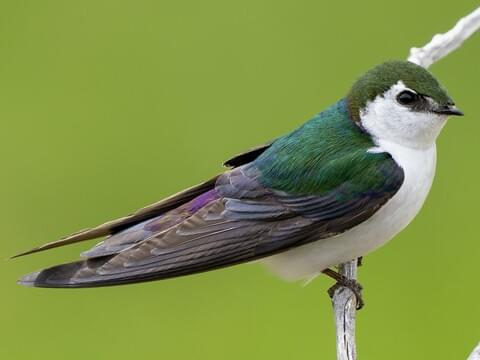
#> input picture Image Processing/Project 5/bird.jpg, 480 x 360 px
$ python submission.py
#> lines starting #> are read from the running program, lines starting #| are printed output that depends on the picture
'''
###### DO NOT EDIT ######
(Scroll down for start of the assignment)

# MATLAB Code:
# Alexey S. Sokolov a.k.a. nICKEL, Moscow, Russia
# June 2007
# alex.nickel@gmail.com

Zig-zag section
'''

import numpy as np

# Zigzag scan of a matrix

# --INPUT--
# Argument: 2D matrix of any size, not strictly square

# --OUTPUT--
# Returns: 1-by-(m*n) array, where input matrix is m*n

def zigzag(input):
    #initializing the variables
    #----------------------------------
    h = 0
    v = 0

    vmin = 0
    hmin = 0

    vmax = input.shape[0]
    hmax = input.shape[1]

    #print(vmax ,hmax )

    i = 0

    output = np.zeros(( vmax * hmax))
    #----------------------------------

    while ((v < vmax) and (h < hmax)):

        if ((h + v) % 2) == 0:                 # going up

            if (v == vmin):
                #print(1)
                output[i] = input[v, h]        # if we got to the first line

                if (h == hmax):
                    v = v + 1
                else:
                    h = h + 1

                i = i + 1

            elif ((h == hmax -1 ) and (v < vmax)):   # if we got to the last column
                #print(2)
                output[i] = input[v, h]
                v = v + 1
                i = i + 1

            elif ((v > vmin) and (h < hmax -1 )):    # all other cases
                #print(3)
                output[i] = input[v, h]
                v = v - 1
                h = h + 1
                i = i + 1


        else:                                    # going down

            if ((v == vmax -1) and (h <= hmax -1)):       # if we got to the last line
                #print(4)
                output[i] = input[v, h]
                h = h + 1
                i = i + 1

            elif (h == hmin):                  # if we got to the first column
                #print(5)
                output[i] = input[v, h]

                if (v == vmax -1):
                    h = h + 1
                else:
                    v = v + 1

                i = i + 1

            elif ((v < vmax -1) and (h > hmin)):     # all other cases
                #print(6)
                output[i] = input[v, h]
                v = v + 1
                h = h - 1
                i = i + 1


        if ((v == vmax-1) and (h == hmax-1)):          # bottom right element
            #print(7)
            output[i] = input[v, h]
            break

    #print ('v:',v,', h:',h,', i:',i)
    return output


# Inverse zigzag scan of a matrix

# --INPUT--
# Argument: 1-by-m*n array, m & n are vertical & horizontal sizes of output matrix

# --OUTPUT--
# Returns: a 2D matrix of defined sizes with input array items gathered by zigzag

def inverse_zigzag(input, vmax, hmax):

    #print input.shape

    # initializing the variables
    #----------------------------------
    h = 0
    v = 0

    vmin = 0
    hmin = 0

    output = np.zeros((vmax, hmax))

    i = 0
    #----------------------------------

    while ((v < vmax) and (h < hmax)):
        #print ('v:',v,', h:',h,', i:',i)
        if ((h + v) % 2) == 0:                 # going up

            if (v == vmin):
                #print(1)

                output[v, h] = input[i]        # if we got to the first line

                if (h == hmax):
                    v = v + 1
                else:
                    h = h + 1

                i = i + 1

            elif ((h == hmax -1 ) and (v < vmax)):   # if we got to the last column
                #print(2)
                output[v, h] = input[i]
                v = v + 1
                i = i + 1

            elif ((v > vmin) and (h < hmax -1 )):    # all other cases
                #print(3)
                output[v, h] = input[i]
                v = v - 1
                h = h + 1
                i = i + 1


        else:                                    # going down

            if ((v == vmax -1) and (h <= hmax -1)):       # if we got to the last line
                #print(4)
                output[v, h] = input[i]
                h = h + 1
                i = i + 1

            elif (h == hmin):                  # if we got to the first column
                #print(5)
                output[v, h] = input[i]
                if (v == vmax -1):
                    h = h + 1
                else:
                    v = v + 1
                i = i + 1

            elif((v < vmax -1) and (h > hmin)):     # all other cases
                output[v, h] = input[i]
                v = v + 1
                h = h - 1
                i = i + 1


        if ((v == vmax-1) and (h == hmax-1)):          # bottom right element
            #print(7)
            output[v, h] = input[i]
            break


    return output


'''
######
Assignment 5 starts here
######
'''

def part1_encoder():
	# JPEG encoding

    import numpy as np
    import matplotlib.pyplot as plt
    from skimage import io, color
    from scipy.fftpack import dct,idct

    # NOTE: Defining block size
    block_size = 8

    # TODO: Read image using skimage.io
    ###### Your code here ######
    img = io.imread('bird.jpg')
#> img is the input picture: shape (360, 480, 3); mean R, G, B 127.9, 145.9, 72

    plt.imshow(img)
    plt.title('input image (RGB)')
    plt.axis('off')
    plt.show()

    # TODO: Convert the image from RGB space to YCbCr space
    img = color.rgb2ycbcr(img)
#> img: shape (360, 480, 3) float64; mean of channels 0, 1, 2 129.5, 98.2, 125.4

    plt.imshow(np.uint8(img))
    plt.title('input image (YCbCr)')
    plt.axis('off')
    plt.show()
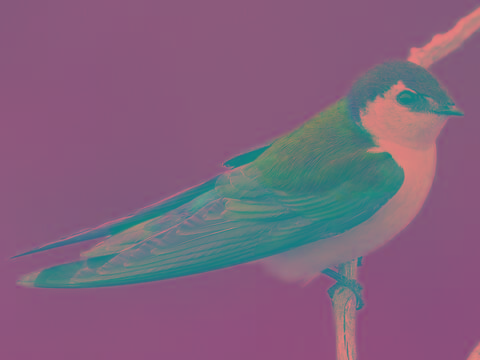
#> shown: shape (360, 480, 3); mean R, G, B 128.9, 97.7, 125

    '''
    Interesting property: Separability

    The separability property refers to the fact that a 2D DCT can be computed as the product of two 1D DCTs
    applied along each dimension of the data independently. This means that a 2D DCT can be computed much more
    efficiently as two 1D DCTs instead of directly computing the 2D transform.
    '''

    # TODO: Function to compute 2D Discrete Cosine Transform (DCT)
    # Apply DCT with type 2 and 'ortho' norm parameters

    def dct2D(x):
        ###### Your code here ######
        # return result

        return dct(dct(x, axis=0, norm='ortho'), axis=1, norm='ortho')


    # TODO: Get size of image
    ###### Your code here ######
    h, w, c = img.shape
#> h = 360; w = 480; c = 3

    # TODO: Compute number of blocks (of size 8-by-8), cast the numbers to int

    nbh = int(np.ceil(h / block_size )) # (number of blocks in height)
#> nbh = 45
    nbw = int(np.ceil(w / block_size )) # (number of blocks in width)
#> nbw = 60


    # TODO: (If necessary) Pad the image, get size of padded image
    H = nbh * block_size  # height of padded image
#> H = 360
    W = nbw * block_size  # width of padded image
#> W = 480

    # TODO: Create a numpy zero matrix with size of H,W,3 called padded img
    padded_img = np.zeros((H, W, c))

    # TODO: Copy the values of img into padded_img[0:h,0:w,:]
    padded_img[0:h, 0:w, :] = img

    # TODO: Display padded image
    plt.imshow(np.uint8(padded_img))
    plt.title('Padded image (YCbCr)')
    plt.axis('off')
    plt.show()


    # TODO: Create the quantization matrix
    # Refer to this https://www.sciencedirect.com/science/article/pii/S1742287608000285#:~:text=In%20the%20quantization%20stage%2C%20the,range%20from%200%20to%2065%2C535.&text=A%20lower%20number%20means%20that,higher%20quality%20image%20should%20result.
    # Use Fig. 1 as your quantization tables (1 table for Y channel and 1 table for Cb and Cr channels)

    # quantization table for Y channels
    quantization_matrix_Y = np.array([
        [16, 11, 10, 16, 24, 40, 51, 61],
        [12, 12, 14, 19, 26, 58, 60, 55],
        [14, 13, 16, 24, 40, 57, 69, 56],
        [14, 17, 22, 29, 51, 87, 80, 62],
        [18, 22, 37, 56, 68, 109, 103, 77],
        [24, 35, 55, 64, 81, 104, 113, 92],
        [49, 64, 78, 87, 103, 121, 120, 101],
        [72, 92, 95, 98, 112, 100, 103, 99]
    ])

    # quantization table for Cb and Cr channels
    quantization_matrix_CbCr = np.array([
        [17, 18, 24, 47, 99, 99, 99, 99],
        [18, 21, 26, 66, 99, 99, 99, 99],
        [24, 26, 56, 99, 99, 99, 99, 99],
        [47, 66, 99, 99, 99, 99, 99, 99],
        [99, 99, 99, 99, 99, 99, 99, 99],
        [99, 99, 99, 99, 99, 99, 99, 99],
        [99, 99, 99, 99, 99, 99, 99, 99],
        [99, 99, 99, 99, 99, 99, 99, 99]
    ])

    # TODO: Initialize variables for compression calculations (only for the Y channel)
    non_zero_before = 0  # Count of non-zero DCT coefficients before quantization
    non_zero_after = 0  # Count of non-zero DCT coefficients after quantization
    size_before = 0
    size_after = 0

    # NOTE: Iterate over blocks
    for i in range(nbh):

        # Compute start and end row indices of the block
        row_ind_1 = i * block_size
        row_ind_2 = row_ind_1 + block_size

        for j in range(nbw):

            # Compute start and end column indices of the block
            col_ind_1 = j * block_size
            col_ind_2 = col_ind_1 + block_size

            # TODO: Select current block to process using calculated indices (through slicing)
            Yblock = padded_img[row_ind_1:row_ind_2, col_ind_1:col_ind_2, 0]
            Cbblock = padded_img[row_ind_1:row_ind_2, col_ind_1:col_ind_2, 1]
            Crblock = padded_img[row_ind_1:row_ind_2, col_ind_1:col_ind_2, 2]

            # TODO: Apply dct2d() to selected block
            YDCT = dct2D(Yblock)
            CbDCT = dct2D(Cbblock)
            CrDCT = dct2D(Crblock)

            # TODO: Quantization
            # Divide each element of DCT block by corresponding element in quantization matrix
            quantized_YDCT = np.round(YDCT / quantization_matrix_Y)
            quantized_CbDCT = np.round(CbDCT / quantization_matrix_CbCr)
            quantized_CrDCT = np.round(CrDCT / quantization_matrix_CbCr)

            # TODO: Reorder DCT coefficients into block (use zigzag function)
            reordered_Y = zigzag(quantized_YDCT)
            reordered_Cb = zigzag(quantized_CbDCT)
            reordered_Cr = zigzag(quantized_CrDCT)

            # TODO: Reshape reordered array to 8-by-8 2D block
            reshaped_Y = np.reshape(reordered_Y, (block_size, block_size))
            reshaped_Cb = np.reshape(reordered_Cb, (block_size, block_size))
            reshaped_Cr = np.reshape(reordered_Cr, (block_size, block_size))

            # TODO: Copy reshaped matrix into padded_img on current block corresponding indices
            padded_img[row_ind_1:row_ind_2, col_ind_1:col_ind_2, 0] = reshaped_Y
            padded_img[row_ind_1:row_ind_2, col_ind_1:col_ind_2, 1] = reshaped_Cb
            padded_img[row_ind_1:row_ind_2, col_ind_1:col_ind_2, 2] = reshaped_Cr

            # TODO: Compute pixel locations with non-zero values before and after quantization (only in Y channel)
            # TODO: Compute total number of pixels
            non_zero_before += np.count_nonzero(YDCT)
            non_zero_after += np.count_nonzero(quantized_YDCT)

            size_before += np.size(YDCT)
            size_after += np.size(quantized_YDCT)
#> padded_img: shape (360, 480, 3) float64; mean of channels 0, 1, 2 1, 0.7, 0.9

    plt.imshow(np.uint8(padded_img))
    plt.title('encoded image')
    plt.axis('off')
    plt.show()
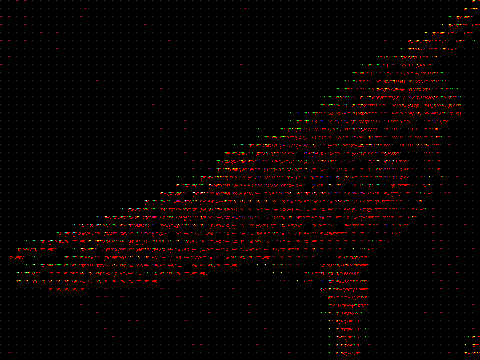
#> shown: shape (360, 480, 3); mean R, G, B 6.8, 1.5, 1.2


    # NOTE: Write h, w, c, block_size and padded_img into .txt files at the end of encoding

    # TODO: Write padded_img into 'encoded.npy' file (use np.save() function)
    # First parameter should be 'encoded.npy'
    np.save('encoded.npy', padded_img)

    # TODO: write [h, w, c, block_size] into size.txt
    # First parameter should be 'size.txt' (use np.savetxt() function)

    np.savetxt('size.txt', [h, w, c, block_size])

    # TODO: Calculate percentage of pixel locations with non-zero values before and after to measure degree of compression

    # Print statements as shown in eClass
    print('Percentage of non-zero elements in Luma Chanel')
    print('Before compression: {:.2f}%'.format((non_zero_before / size_before) * 100))
#| Before compression: 49.63%
    print('After compression: {:.2f}%'.format((non_zero_after / size_after) * 100))
#| After compression: 6.12%

def part2_decoder():
    # JPEG decoding

    import numpy as np
    # import scipy
    import matplotlib.pyplot as plt
    from skimage import io
    from scipy.fftpack import dct,idct
    from skimage import io, color

    # NOTE: Defining block size
    block_size = 8

    # TODO: Function to compute 2D Discrete Cosine Transform (DCT)
    # Apply IDCT with type 2 and 'ortho' norm parameters

    def idct2D(x):
        return idct(idct(x, axis=0, norm='ortho'), axis=1, norm='ortho')


    # TODO: Load 'encoded.npy' into padded_img (using np.load() function)
    padded_img = np.load('encoded.npy')

    # TODO: Load h, w, c, block_size and padded_img from the size.txt file
    temp = []
    with open('size.txt', 'r') as f:
        for line in f:
            temp.append(int(float(line)))

    h, w, c, block_size = temp

    # TODO: 6. Get size of padded_img, cast to int if needed
    padded_img_h, padded_img_w, padded_img_c = padded_img.shape

    # TODO: Create the quantization matrix (Same as before)
    quantization_matrix_Y = np.array([
        [16, 11, 10, 16, 24, 40, 51, 61],
        [12, 12, 14, 19, 26, 58, 60, 55],
        [14, 13, 16, 24, 40, 57, 69, 56],
        [14, 17, 22, 29, 51, 87, 80, 62],
        [18, 22, 37, 56, 68, 109, 103, 77],
        [24, 35, 55, 64, 81, 104, 113, 92],
        [49, 64, 78, 87, 103, 121, 120, 101],
        [72, 92, 95, 98, 112, 100, 103, 99]
    ])

    # quantization table for Cb and Cr channels
    quantization_matrix_CbCr = np.array([
        [17, 18, 24, 47, 99, 99, 99, 99],
        [18, 21, 26, 66, 99, 99, 99, 99],
        [24, 26, 56, 99, 99, 99, 99, 99],
        [47, 66, 99, 99, 99, 99, 99, 99],
        [99, 99, 99, 99, 99, 99, 99, 99],
        [99, 99, 99, 99, 99, 99, 99, 99],
        [99, 99, 99, 99, 99, 99, 99, 99],
        [99, 99, 99, 99, 99, 99, 99, 99]
    ])

    ###### Your code here ######

    # TODO: Compute number of blocks (of size 8-by-8), cast to int
    nbh = int(np.ceil(padded_img_h / block_size))  # (number of blocks in height)
    nbw = int(np.ceil(padded_img_w / block_size))  # (number of blocks in width)

    # TODO: iterate over blocks
    for i in range(nbh):

            # Compute start and end row indices of the block
            row_ind_1 = i * block_size
            row_ind_2 = row_ind_1 + block_size

            for j in range(nbw):

                # Compute start and end column indices of the block
                col_ind_1 = j * block_size
                col_ind_2 = col_ind_1 + block_size

                # TODO: Select current block to process using calculated indices
                Yblock = padded_img[row_ind_1:row_ind_2, col_ind_1:col_ind_2, 0]
                Cbblock = padded_img[row_ind_1:row_ind_2, col_ind_1:col_ind_2, 1]
                Crblock = padded_img[row_ind_1:row_ind_2, col_ind_1:col_ind_2, 2]

                # TODO: Reshape 8-by-8 2D block to 1D array
                Yreshaped = np.reshape(Yblock, (block_size, block_size))
                Cbreshaped = np.reshape(Cbblock, (block_size, block_size))
                Crreshaped = np.reshape(Crblock, (block_size, block_size))

                # TODO: Reorder array into block (use inverse_zigzag function)
                Yreordered = inverse_zigzag(Yreshaped.flatten(), block_size, block_size)
                Cbreordered = inverse_zigzag(Cbreshaped.flatten(), block_size, block_size)
                Crreordered = inverse_zigzag(Crreshaped.flatten(), block_size, block_size)

                # TODO: De-quantization
                # Multiply each element of reordered block by corresponding element in quantization matrix
                dequantized_YDCT = Yreordered * quantization_matrix_Y
                dequantized_CbDCT = Cbreordered * quantization_matrix_CbCr
                dequantized_CrDCT = Crreordered * quantization_matrix_CbCr

                # TODO: Apply idct2d() to reordered matrix
                YIDCT = idct2D(dequantized_YDCT)
                CbIDCT = idct2D(dequantized_CbDCT)
                CrIDCT = idct2D(dequantized_CrDCT)

                # TODO: Copy IDCT matrix into padded_img on current block corresponding indices
                padded_img[row_ind_1:row_ind_2, col_ind_1:col_ind_2, 0] = YIDCT
                padded_img[row_ind_1:row_ind_2, col_ind_1:col_ind_2, 1] = CbIDCT
                padded_img[row_ind_1:row_ind_2, col_ind_1:col_ind_2, 2] = CrIDCT

    # TODO: Remove out-of-range values
    padded_img = np.clip(padded_img, 0, 255)

    plt.imshow(np.uint8(padded_img))
    plt.title('decoded padded image (YCbCr)')
    plt.axis('off')
    plt.show()

    # TODO: Get original sized image from padded_img
    decoded_img = padded_img[0:h, 0:w, :]

    plt.imshow(np.uint8(decoded_img))
    plt.title('decoded padded image (YCbCr)')
    plt.axis('off')
    plt.show()

    # TODO: Convert the image from YCbCr to RGB
    decoded_img = color.ycbcr2rgb(decoded_img)

    # TODO: Remove out-of-range values
    decoded_img = np.clip(decoded_img*255, 0, 255)

    plt.imshow(np.uint8(decoded_img))
    plt.title('decoded image (RGB)')
    plt.axis('off')
    plt.show()


if __name__ == '__main__':
    part1_encoder()
    part2_decoder()
